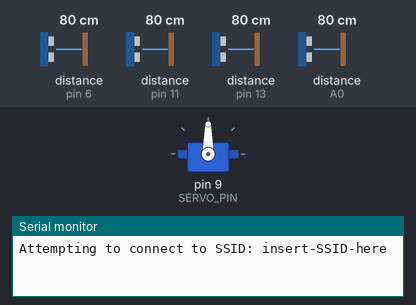
The sketch below on a simulated Arduino Leonardo, built for the host (arithmetic inside an expression is 32-bit, double 64-bit). On the bench: servo, the last lines printed to the serial monitor. Wiring (inferred from the names in the program): 4 × ultrasonic range finder: trigger pin 5, echo pin 6 / trigger pin 8, echo pin 11 / trigger pin 12, echo pin 13 / trigger A1, echo A0. Inputs (shaded band) come from the test bench; at power-on: distance to the obstacle (sensors on pin 6, pin 11, pin 13, A0) 80 cm. The echo pulse lasts 58.3 µs per cm; WiFi joins after 1.5 s; servers stay silent unless stated; uploads are accepted with an empty reply.

Above: at 0.1 s.
At 6.7 s:
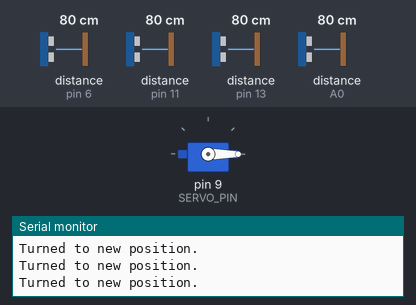
6.8 s: distance to the obstacle (sensor on pin 6) set to 2 cm
At 10.32 s:
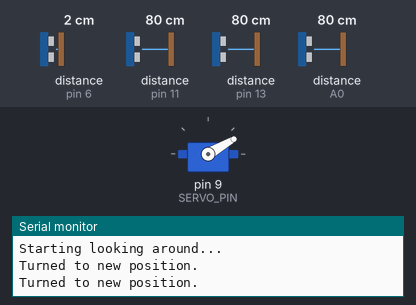
10.5 s: distance to the obstacle (sensor on pin 11) set to 120 cm
Timing chart, 0 to 21.2 s (numbered marks = the images above; inputs shaded):
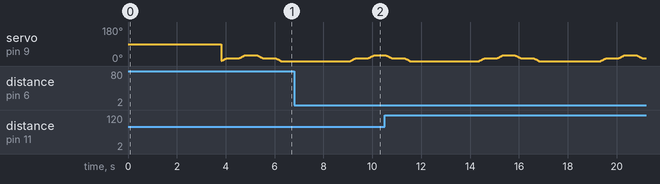

The sketch:

MultiSensorServoSendCode.ino
```cpp
/* MultiSensorServoSendCode.ino
 * 2 May 2018
 *
 * Sixth draft of hardware code
 * Includes multiple sensors and servo, lacking WiFi integration
 * Numerical values subject to change, but general mechanism is functional
 * Sends status to server upon state change
 *
 * Servo configuration: changes position by 15 degrees at a time, ranging from 0 to 30
 *
 * See https://howtomechatronics.com/tutorials/arduino/ultrasonic-sensor-hc-sr04/ for
 * the explanation on how to use the ultrasonic sensor.
 * The code below makes use of the Servo library, which can be downloaded here:
 * https://github.com/arduino-libraries/Servo
 */

/* Libraries */
#include <Servo.h>
#include "WiFiEsp.h"

/* Constants */
/* Arduino-specific */
const int REST_ID = 145;
const int TABLE_ID = 1;

/* Pins for the servo motor (and some servo-motor-specific constants): */
const int SERVO_PIN = 9;                        // (Chosen b/c Servo.h autoreserves this pin and pin 10 for the servo)

const int POSITIONS[] = {15, 30, 15, 0};        // In degrees; list of "positions" for the servo motor (first item in list is default pos)
const int TURN_MILLI = 15;                      // In milliseconds; time needed for the servo motor to change positions

/* Pins for the ultrasonic sensor (and some sensor-specific constants): */
const int ECHO_PINS[] = {13, 11, 6, A0}; //{13, 11, 6, A5};         // List of "output" pins of all ultrasonic sensors
const int TRIG_PINS[] = {12, 8, 5, A1};  //{12, 8, 5, A4};          // Trigger/switch/input pin for ultrasonic sensor

const float CLEAR_MICRO = 2;                    // In microseconds; time needed to clear pin before resending sound pulse
const float TRIGGER_MICRO = 10;                 // In microseconds; time needed for trigger pin to be on HIGH to get accurate readings

/* Constants for WiFi communication */
const char NETWORK_SSID[] = "insert-SSID-here";   // Network SSID the Arduino should connect to
const char NETWORK_PASS[] = "insert-pass-here";       // Password of above network

const char SERVER_URL[] = "192.168.43.148";         // URL/ip address of server/website to connect to
const int SERVER_PORT = 8000;                   // Port of server to connect to

/* Other constants: */
// Physical constants
const int SCAN_MILLI = 0.5 * 1000;              // In milliseconds; time interval between Arduino's checks for table objects in one position
const int WAIT_SECS = 2;                        // In seconds; time between Arduino starting a full cycle + send status of checks

const float SOUND_SPEED = 340.0;                // In m/s
const float TABLE_RAD = 1.0 / 20;                // In m; radius of table (assume that all sides are equidistant,
                                                //  and that sensor is placed at middle of table)
// Pins for Arduino <-> shield communication
const int RX_PIN = 2;
const int TX_PIN = 3;

/* Object instantiations */
Servo sweepServo;                 // Instantiation of servo object

/* Global variables (to be saved between loops) */
int isTaken;                        // Current sensed status of table (is it taken or not?)
int lastPos;                        // Position to rotate from

int wiFiStatus = WL_IDLE_STATUS;    // status of the WiFi radio

/* len() hash define because I've been spoiled by Python */
#define len(arr) (sizeof(arr) / sizeof(arr[0]))

// Emulate Serial communication (for Arduino <-> shield)
#ifndef HAVE_HWSERIAL1
#include "SoftwareSerial.h"
SoftwareSerial Serial1(RX_PIN, TX_PIN);
#endif

void setup() {
  /* Initialize pins */
  // Attach servo to pin 9
  sweepServo.attach(9);

  // Setup servo pin
  pinMode(SERVO_PIN, OUTPUT);

  // Setup sensor pins
  for (int i = 0; i < len(TRIG_PINS); i++) {
    pinMode(TRIG_PINS[i], OUTPUT);
  }
  for (int i = 0; i < len(ECHO_PINS); i++) {
    pinMode(ECHO_PINS[i], INPUT);
  }

  // Set default table-taken status on start-up to be taken
  isTaken = true;

  // Initialize saved position to 0
  lastPos = 0;

  /* Initialize serial communication(s) */
  // Start serial communication (for debugging console, for now)
  // (Note that the Serial Monitor baud rate will need to be set to 115200)
  Serial.begin(115200);
  // Initialize serial used by the ESP module
  Serial1.begin(9600);
  // Initialize ESP module
  WiFi.init(&Serial1);

  /* Connect to the WiFi network */
  while (wiFiStatus != WL_CONNECTED) {
    Serial.print("Attempting to connect to SSID: ");
    Serial.print(NETWORK_SSID);
    // Attempt to connect to network
    wiFiStatus = WiFi.begin(NETWORK_SSID, NETWORK_PASS);
  }

  // If reached here, are now connected to the network
  Serial.println("You are connected to the network: ");
  printWiFiStatus();

  // Always POST once at the start (to give server the initial status)
  postData(SERVER_URL, SERVER_PORT, formatData(REST_ID, TABLE_ID, isTaken));
}

void loop() {
  delay(WAIT_SECS * 1000);
  int isFound = false;

  Serial.println("Starting looking around...");
  // For every "rotated" position of the servo motor
  for (int i = 0; i < len(POSITIONS); i++) {
    int currPos = POSITIONS[i];
    // Rotate in increments to reduce noise
    while (lastPos != currPos) {
      if (lastPos < currPos) {
        lastPos++;
      } else {
        lastPos--;
      }
      sweepServo.write(lastPos);
      delay(TURN_MILLI);
    }
    Serial.println("Turned to new position.");
    // For every sensor attached to the servo motor:
    for (int j = 0; j < len(ECHO_PINS); j++) {
      int currEchoPin = ECHO_PINS[j];
      int currTrigPin = TRIG_PINS[j];

      // Clear the trigger pin before taking measurement
      digitalWrite(currTrigPin, LOW);
      delayMicroseconds(CLEAR_MICRO);

      // Send the sound pulse
      digitalWrite(currTrigPin, HIGH);
      delayMicroseconds(TRIGGER_MICRO);
      digitalWrite(currTrigPin, LOW);

      // Wait for the response (returnTime is in microseconds, or 0 if no
      //  complete pulse returned)
      int returnTimeMicro = pulseIn(currEchoPin, HIGH);

      // Compute the distance of the object based on the reply time
      float approxDistMeter = (SOUND_SPEED * (float(returnTimeMicro) / 1000000)) / 2;
      // float approxDistMeter = (returnTimeMicro/2) / 29.1;

      if (returnTimeMicro <= 0 || approxDistMeter <= 0 || approxDistMeter > TABLE_RAD) {
        // Serial.println("Out of range (on this face)!");
        // Serial.println(approxDistMeter);
      } else {
        // Take note that an object was found during the scan cycle
        if (!isFound){
          isFound = true;
        }
      }
      //aSerial.println("~~~ Echo pin " + String(currEchoPin) + ", Trig pin " + String(currTrigPin) + ", reading is " + String(approxDistMeter));
    }
    delay(SCAN_MILLI);    // Wait before next turn
  }

  // Update and send new status to server if status has changed
  if (!isTaken && isFound) {
    isTaken = true;
    Serial.println("Table is taken.");
    /* Send updated status to server*/
    Serial.println("--> " + formatData(REST_ID, TABLE_ID, isTaken));
    postData(SERVER_URL, SERVER_PORT, formatData(REST_ID, TABLE_ID, isTaken));
  } else if (isTaken && !isFound) {
    isTaken = false;
    Serial.println("Table is vacant.");
    /* Send updated status to server*/
    Serial.println("--> " + formatData(REST_ID, TABLE_ID, isTaken));
    postData(SERVER_URL, SERVER_PORT, formatData(REST_ID, TABLE_ID, isTaken));
  }
}

/* --------- User-defined functions --------- */

void printWiFiStatus() {
  Serial.print("SSID: ");
  Serial.println(WiFi.SSID());

  Serial.print("IP addr of shield: ");
  Serial.println(WiFi.localIP());
}

String formatData(int restID, int tableID, int takenStatus) {
  String formattedString = "";

  formattedString += "restaurantID=" + String(restID);
  formattedString += "&";
  formattedString += "tableID=" + String(tableID);
  formattedString += "&";
  formattedString += "isTaken=" + String(takenStatus);

  return formattedString;
}

/* HTTP POSTs the given string to the server (as is). */
void postData(char *server_url, int server_port, String dataString) {
  /* Some postData-specific constants.*/
  const int MAX_ATTEMPTS = 3;      // The number of attempts to connect to server before giving up.
  const int RETRY_SECS = 5;        // How long to wait before retrying connecting to the server..
  const int TIMEOUT_SECS = 1;      // How long to wait for an HTTP OK / reply.

  // Initialize Ethernet client object
  WiFiEspClient client;

  int attempts = 0;

  /* Attempt to connect to server. */
  while(attempts < MAX_ATTEMPTS) {
    Serial.println("[postData] Connect attempt #" + String(attempts));
    if (client.connect(server_url, server_port)) {
      Serial.println("[postData] Connected to server!");

      /* Send the HTTP POST. */
      String postString = getPostString("/sensordata", String(server_url) + ":" + String(server_port), dataString);
      client.print(postString);

      Serial.println("[postData] Sent my message to server.");
      break;
    } else {
      Serial.println("[postData] Attempt #" + String(attempts) + "failed.");
      attempts++;
      // Wait a second for server to ready before attempting another connection
      delay(RETRY_SECS * 1000);
    }
  }

  if (attempts >= MAX_ATTEMPTS) {
    Serial.println("[postData] Server connection failed! Did not send any data.");
  } else {
    /* Wait for the server disconnecting, at least until some timeout. */
    unsigned long startTime = millis();
    while (millis() - startTime < (TIMEOUT_SECS * 1000)) {
      // Read any reply from the server and print it to terminal
      while(client.available() > 0) {
        char c = client.read();
        Serial.write(c);
      }

      // If server's disconnected, don't bother waiting for timeout
      if (!client.connected()) {
        Serial.println("[postData] The server disconnected.");
        break;
      }
    }
  }

  /* Stop the client before returning*/
  Serial.println("[postData] Reached end, stopping client.");
  client.stop();

  return;
}

/*  getPostString: Puts POST data into a correctly formatted HTTP POST request.
 *    args:
 *      location - the folder to post to (ex. "/", "/bin")
 *      host - the location to send the string (format: either url or ip:port)
 *      data - the *string*, *verbatim*, to post
 *    returns:
 *      a string containing the corresponding correct HTTP POST request
 */
String getPostString(String location, String host, String data) {
  String postString = "";

  postString += "POST " + location + " HTTP/1.1\r\n";
  postString += "Host: " + host + "\r\n";
  postString += "Connection: close\r\n";
  postString += "Content-Length: " + String(data.length()) + "\r\n";
  postString += "Content-Type: application/x-www-form-urlencoded\r\n";
  postString += "\r\n";
  postString += data;

  return postString;
}
```
